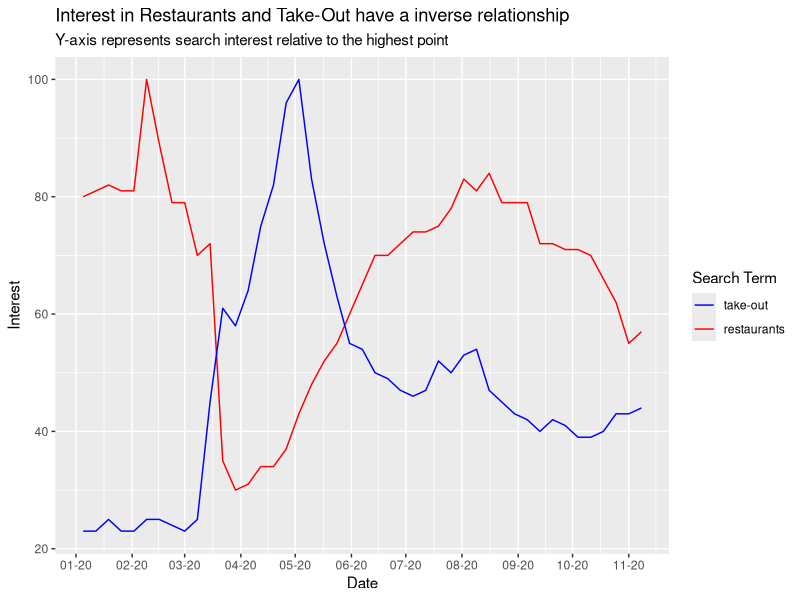

Reproduce this figure in R.
## ---- chunk 1
knitr::opts_chunk$set(echo = FALSE, warning = FALSE, message = FALSE)
## ---- chunk 2
library(dplyr)
library(readxl)
library(lubridate)
RestaurantTrendData <- read.csv("gt_restaurants.csv")
TakeOutTrendData <- read.csv("gt_take_out.csv")

RestaurantTrendData <- RestaurantTrendData %>%
  mutate(date = as.Date(parse_date_time(RestaurantTrendData$Week,c("d/m/y"))))
TakeOutTrendData <- TakeOutTrendData %>%
  mutate(date = as.Date(parse_date_time(TakeOutTrendData$Week,c("d/m/y"))))

library(ggplot2)
plot_restuarants_trends <- ggplot(RestaurantTrendData, aes(x = date, y = interest)) +
  geom_line(aes(color='red')) +
  geom_line(data=TakeOutTrendData, aes(color='blue', labels='restaurants')) +
  xlab("Date") +
  ylab("Interest") +
  ggtitle("Interest in Restaurants and Take-Out have a inverse relationship", 
          subtitle="Y-axis represents search interest relative to the highest point") +
  scale_x_date(date_breaks = "months", date_labels = "%m-%y") + 
  scale_color_manual(labels = c("take-out", "restaurants"), values = c("blue", "red")) +
  guides(color=guide_legend("Search Term"))


print(plot_restuarants_trends)
